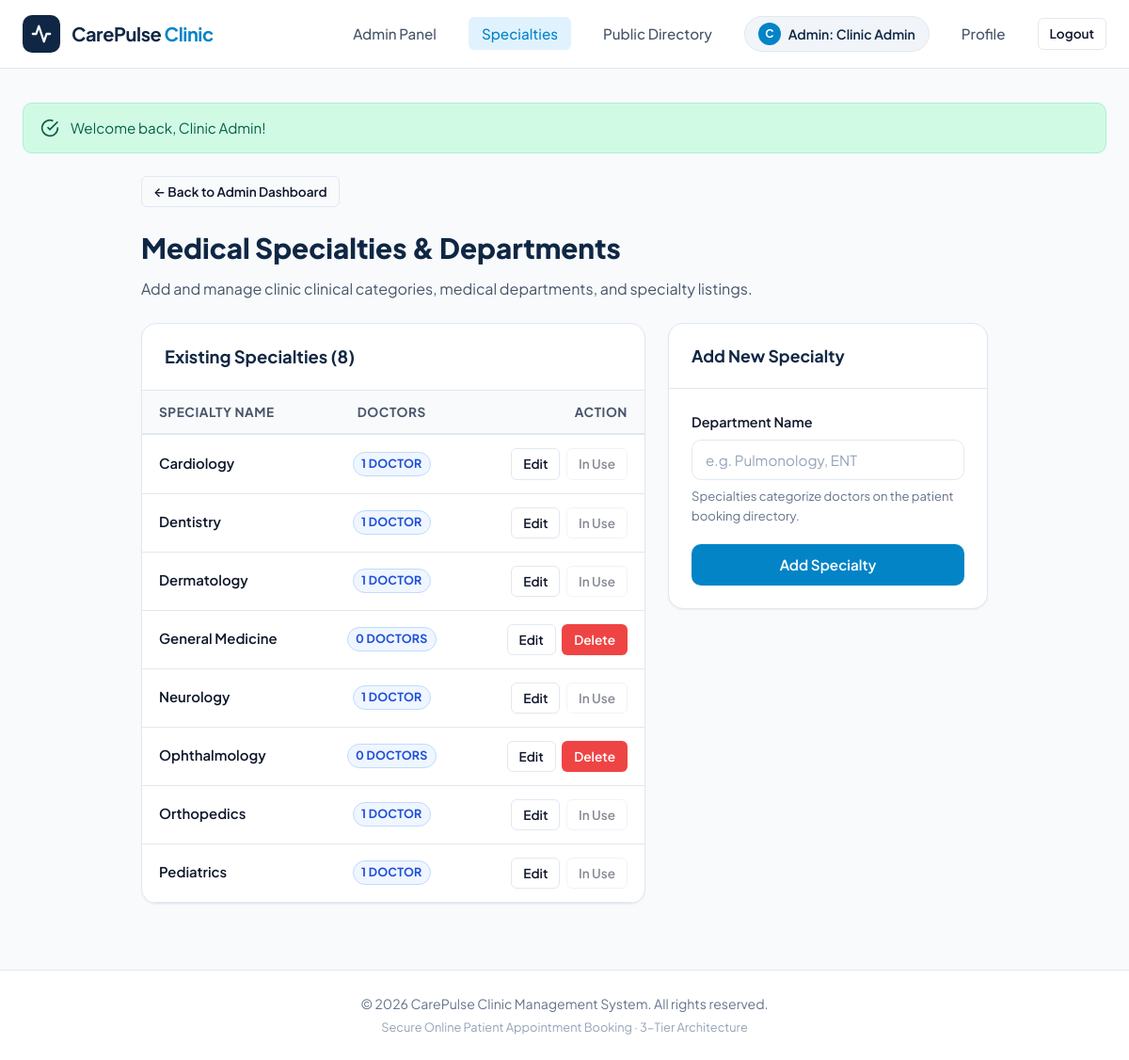
Page /admin_specialties.php (signed in) on the committed database.
### tables this page shows
CREATE TABLE IF NOT EXISTS `specialties` (
    `id` INT AUTO_INCREMENT PRIMARY KEY,
    `name` VARCHAR(100) NOT NULL UNIQUE
);

### config/db.php (called while the page is built, shortened)
<?php
function e($value) {
    return htmlspecialchars((string)$value, ENT_QUOTES, 'UTF-8');
}

### admin_specialties.php (the view, shortened to what this page needs)
<?php
require_once __DIR__ . '/config/db.php';
$edit_id = isset($_GET['edit']) ? (int)$_GET['edit'] : 0;
$edit_name = '';
$stmt = $pdo->query("
    SELECT s.id, s.name, COUNT(d.id) AS total_doctors
    FROM specialties s
    LEFT JOIN doctors d ON s.id = d.specialty_id
    GROUP BY s.id, s.name
    ORDER BY s.name ASC
");
$specialties = $stmt->fetchAll();
require_once __DIR__ . '/includes/header.php';
?>
<div style="max-width: 900px; margin: 10px auto;">
    <div style="margin-bottom: 20px;">
        <a href="admin_dashboard.php" class="btn btn-outline btn-sm">
            &larr; Back to Admin Dashboard
        </a>
    </div>
    <div class="page-header" style="margin-bottom: 24px;">
        <h1 style="font-size: 1.85rem; font-weight: 800; color: var(--primary); margin: 0 0 6px 0;">
            Medical Specialties & Departments
        </h1>
        <p style="color: var(--text-secondary); margin: 0;">
            Add and manage clinic clinical categories, medical departments, and specialty listings.
        </p>
    </div>
    <div style="display: grid; grid-template-columns: 1fr 340px; gap: 24px; align-items: start;">
        <div class="card">
            <div class="card-header">
                <h2 style="font-size: 1.15rem; font-weight: 700; color: var(--primary); margin: 0;">
                    Existing Specialties (<?php echo count($specialties); ?>)
                </h2>
            </div>
            <div class="card-body" style="padding: 0; overflow-x: auto;">
                <table class="table" style="width: 100%; border-collapse: collapse; text-align: left;">
                    <thead>
                        <tr style="border-bottom: 2px solid var(--border); background-color: #f8fafc;">
                            <th style="padding: 12px 18px; font-weight: 700; font-size: 0.85rem; color: var(--text-secondary);">Specialty Name</th>
                            <th style="padding: 12px 18px; font-weight: 700; font-size: 0.85rem; color: var(--text-secondary); text-align: center;">Doctors</th>
                            <th style="padding: 12px 18px; font-weight: 700; font-size: 0.85rem; color: var(--text-secondary); text-align: right;">Action</th>
                        </tr>
                    </thead>
                    <tbody>
                        <?php foreach ($specialties as $sp): ?>
                            <tr style="border-bottom: 1px solid var(--border);">
                                <td style="padding: 14px 18px; font-weight: 600; color: var(--text-primary);">
                                    <?php echo e($sp['name']); ?>
                                </td>
                                <td style="padding: 14px 18px; text-align: center;">
                                    <span class="badge badge-specialty" style="padding: 2px 8px;">
                                        <?php echo (int)$sp['total_doctors']; ?> Doctor<?php echo (int)$sp['total_doctors'] === 1 ? '' : 's'; ?>
                                    </span>
                                </td>
                                <td style="padding: 14px 18px; text-align: right; white-space: nowrap;">
                                    <a href="admin_specialties.php?edit=<?php echo (int)$sp['id']; ?>" class="btn btn-outline btn-sm" style="margin-right: 4px;">
                                        Edit
                                    </a>
                                    <?php if ((int)$sp['total_doctors'] === 0): ?>
                                        <form action="admin_specialties.php" method="POST" style="display: inline;" onsubmit="return confirm('Delete specialty \'<?php echo addslashes($sp['name']); ?>\'?');">
                                            <button type="submit" class="btn btn-sm btn-danger">
                                                Delete
                                            </button>
                                        </form>
                                    <?php else: ?>
                                        <button class="btn btn-sm btn-outline" disabled style="opacity: 0.5; cursor: not-allowed;" title="Cannot delete: doctors assigned">
                                            In Use
                                        </button>
                                    <?php endif; ?>
                                </td>
                            </tr>
                        <?php endforeach; ?>
                    </tbody>
                </table>
            </div>
        </div>
        <div class="card">
            <div class="card-header">
                <h3 style="font-size: 1.1rem; font-weight: 700; color: var(--primary); margin: 0;">
                    <?php echo $edit_id > 0 ? 'Edit Specialty' : 'Add New Specialty'; ?>
                </h3>
            </div>
            <div class="card-body">
                <form action="admin_specialties.php" method="POST">
                    <div class="form-group">
                        <label class="form-label" for="name">Department Name</label>
                        <input
                            type="text"
                            id="name"
                            name="name"
                            class="form-control"
                            placeholder="e.g. Pulmonology, ENT"
                            value="<?php echo e($edit_name); ?>"
                            required
                        >
                        <div class="form-text">
                            Specialties categorize doctors on the patient booking directory.
                        </div>
                    </div>
                    <div style="display: flex; gap: 8px; margin-top: 20px;">
                        <button type="submit" class="btn btn-primary btn-block">
                            <?php echo $edit_id > 0 ? 'Update Specialty' : 'Add Specialty'; ?>
                        </button>
                    </div>
                </form>
            </div>
        </div>
    </div>
</div>
<?php require_once __DIR__ . '/includes/footer.php'; ?>

### assets/css/style.css (style rules this page uses)
:root { --primary: #0f2744; --primary-light: #1e3a5f; --primary-dark: #091a2e; --accent: #0284c7; --accent-hover: #0369a1; --accent-light: #e0f2fe; --success: #059669; --success-light: #d1fae5; --warning: #d97706; --warning-light: #fef3c7; --danger: #dc2626; --danger-light: #fee2e2; --bg-page: #f8fafc; --bg-card: #ffffff; --border: #e2e8f0; --border-focus: #0284c7; --text-primary: #0f172a; --text-secondary: #475569; --text-muted: #64748b; --radius-sm: 6px; --radius-md: 10px; --radius-lg: 16px; --radius-full: 9999px; --shadow-sm: 0 1px 2px 0 rgba(15, 23, 42, 0.05); --shadow-md: 0 4px 6px -1px rgba(15, 23, 42, 0.07), 0 2px 4px -2px rgba(15, 23, 42, 0.05); --shadow-lg: 0 10px 15px -3px rgba(15, 23, 42, 0.08), 0 4px 6px -4px rgba(15, 23, 42, 0.04); --transition: all 0.2s cubic-bezier(0.4, 0, 0.2, 1); }
*, *::before, *::after { box-sizing: border-box; margin: 0; padding: 0; }
html { overflow-y: scroll; scroll-behavior: smooth; }
body { font-family: 'Plus Jakarta Sans', -apple-system, BlinkMacSystemFont, "Segoe UI", Roboto, sans-serif; background-color: var(--bg-page); color: var(--text-primary); line-height: 1.6; min-height: 100vh; display: flex; flex-direction: column; -webkit-font-smoothing: antialiased; }
.btn { display: inline-flex; align-items: center; justify-content: center; gap: 8px; padding: 10px 18px; font-size: 0.95rem; font-weight: 600; border-radius: var(--radius-md); cursor: pointer; text-decoration: none; border: 1px solid transparent; transition: var(--transition); font-family: inherit; line-height: 1.4; }
.btn-primary { background-color: var(--accent); color: #ffffff; }
.btn-outline { background-color: transparent; border-color: var(--border); color: var(--text-primary); }
.btn-danger { background-color: #ef4444; color: #ffffff; }
.btn-sm { padding: 6px 12px; font-size: 0.85rem; border-radius: var(--radius-sm); }
.btn-block { width: 100%; }
.card { background: var(--bg-card); border: 1px solid var(--border); border-radius: var(--radius-lg); box-shadow: var(--shadow-sm); overflow: hidden; transition: var(--transition); }
.card-header { padding: 20px 24px; border-bottom: 1px solid var(--border); display: flex; justify-content: space-between; align-items: center; }
.card-body { padding: 24px; }
.form-group { margin-bottom: 20px; }
.form-label { display: block; margin-bottom: 7px; font-size: 0.9rem; font-weight: 600; color: var(--text-primary); }
.form-control, .form-select { width: 100%; padding: 11px 14px; font-size: 0.95rem; font-family: inherit; border: 1.5px solid var(--border); border-radius: var(--radius-md); background-color: #ffffff; color: var(--text-primary); transition: var(--transition); outline: none; }
.form-control::placeholder { color: #94a3b8; }
.form-text { font-size: 0.82rem; color: var(--text-muted); margin-top: 6px; }
.badge { display: inline-flex; align-items: center; padding: 4px 10px; border-radius: var(--radius-full); font-size: 0.78rem; font-weight: 700; letter-spacing: 0.02em; text-transform: uppercase; }
.badge-specialty { background-color: #eff6ff; color: #1d4ed8; border: 1px solid #bfdbfe; }
.table { width: 100%; border-collapse: collapse; text-align: left; font-size: 0.93rem; }
.table th { background-color: #f8fafc; color: var(--text-secondary); font-weight: 700; font-size: 0.8rem; text-transform: uppercase; letter-spacing: 0.04em; padding: 14px 20px; border-bottom: 1px solid var(--border); }
.table td { padding: 16px 20px; border-bottom: 1px solid var(--border); vertical-align: middle; }
.table tr:last-child td { border-bottom: none; }

### rows in the picture
specialties: name "Cardiology", total_doctors "1", shows "In Use"
specialties: name "Dentistry", total_doctors "1", shows "In Use"
specialties: name "Dermatology", total_doctors "1", shows "In Use"
specialties: name "General Medicine", total_doctors "0", shows "S"
specialties: name "Neurology", total_doctors "1", shows "In Use"
specialties: name "Ophthalmology", total_doctors "0", shows "S"
specialties: name "Orthopedics", total_doctors "1", shows "In Use"
specialties: name "Pediatrics", total_doctors "1", shows "In Use"

### other values in the picture
substr($user['name'], 0, 1) "C"
$user['name'] "Clinic Admin"
$success_msg "Welcome back, Clinic Admin!"
count($specialties) "8"
